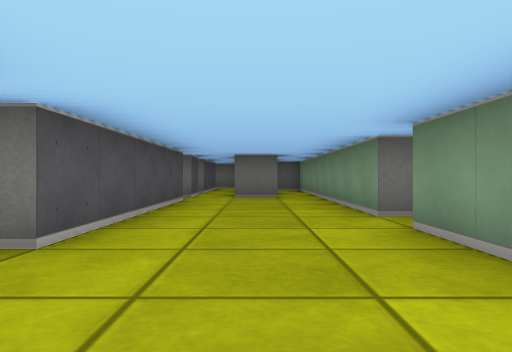
View 1 (above)

12 first-person views from a walk through a cub3D maze. The camera is about half as high as the walls, looks level and sees 70° across. The floor is counted in squares. Each view is taken from the middle of a square. On the plan, view 1 faces up. The plan holds only what a view shows up to about 9 squares ahead; the rest is blank.

View 2
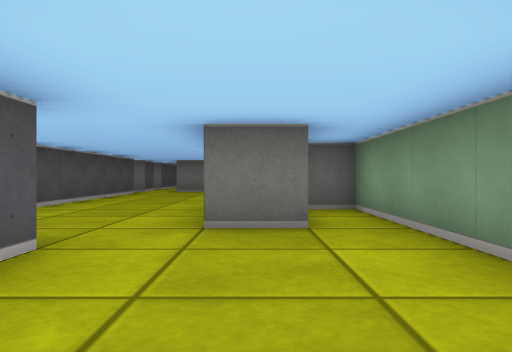

View 3
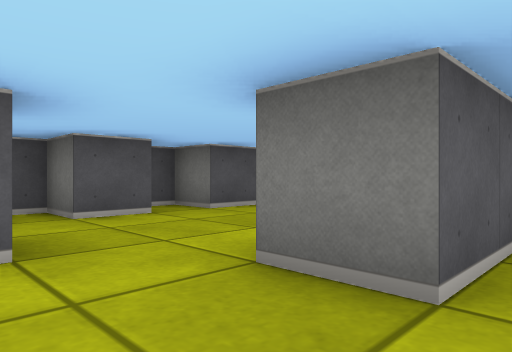

View 4
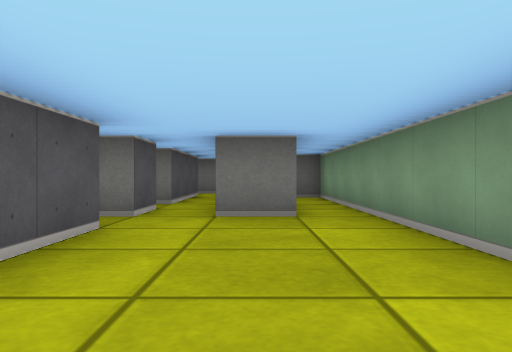

View 5
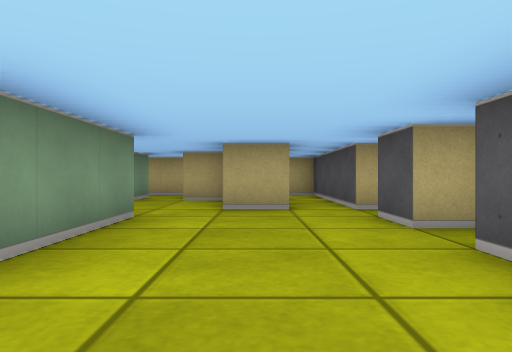

View 6
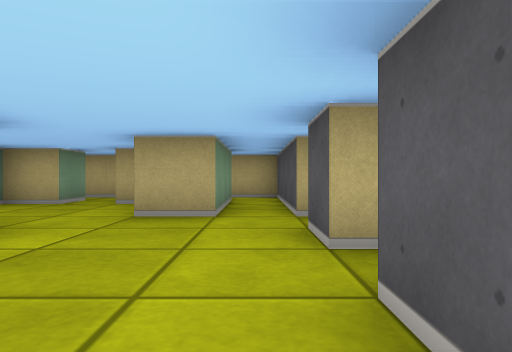

View 7
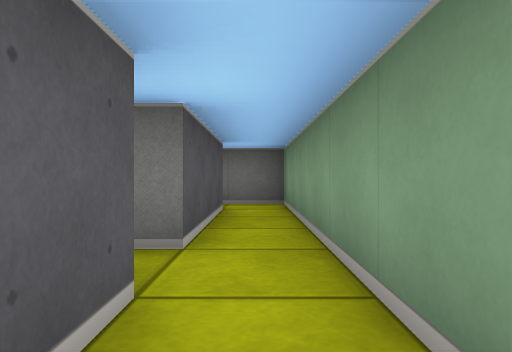

View 8
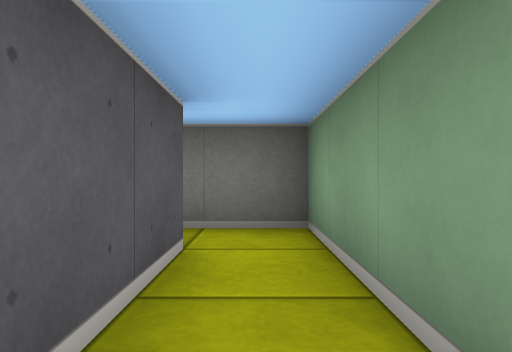

View 9
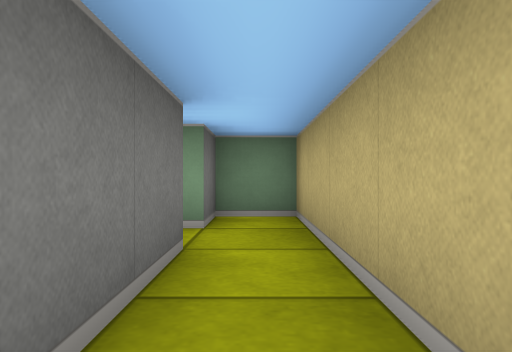

View 10
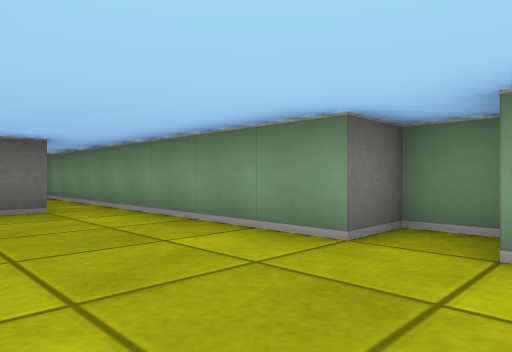

View 11
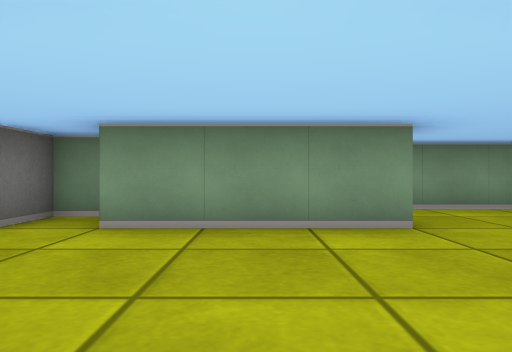

View 12
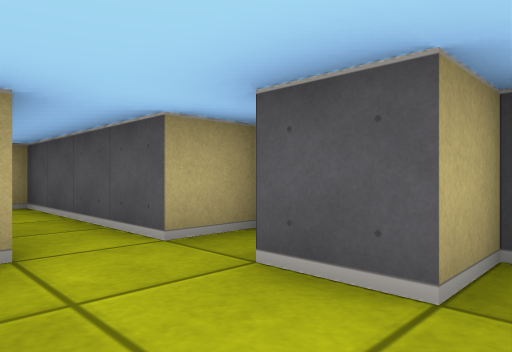

### Floor plan
Points are (right, up) in squares from view 1. A wall is a line through its corners. A room is listed if a view was taken in it or the views show most of it. See-through windows are left out.
Room 1 (views 1, 2, 3, 4, 5, 6, 7, 9, 10, 11, 12)
walls: (2.5, 3.6) (2.5, 4.5) (1.5, 4.5) (1.5, 12.5) (0.9, 12.5); (2.5, 1.9) (2.5, 0.5) (1.5, 0.5) (1.5, 3.5); (-2.5, -0.5) (-1.5, -0.5) (-1.5, -4.5) (1.5, -4.5); (-1.5, 7.5) (-1.5, 2.5) (-2.5, 2.5) (-2.5, 1.5) (-1.5, 1.5) (-1.5, 0.5) (-2.5, 0.5) (-2.5, 0); (0.5, 8.5) (-0.5, 8.5) (-0.5, 9.5); (0.6, -2.5) (1.5, -2.5); (-1.5, 9.5) (-1.5, 8.5) (-2, 8.5); (1.5, -3.5) (-0.5, -3.5) (-0.5, -0.5) (0.5, -0.5) (0.5, -0.9); (2.5, -3.5) (2.5, -2.5) (3.5, -2.5) (3.5, 2.5) (2.8, 2.5)
ways out: opening at (-1, 10) to room 2; opening at (0.5, -4) to room 3; opening at (2, -3) to room 3
Room 2 (view 8)
walls: (-1.5, 13.5) (-1.5, 10.5); (-0.5, 9.5) (-0.5, 14.5) (-1.8, 14.5)
ways out: opening at (-1, 10) to room 1
Room 3 (no view inside)
walls: (1.5, -4.5) (3.5, -4.5) (3.5, -3.5) (2.5, -3.5)
ways out: opening at (0.5, -4) to room 1; opening at (2, -3) to room 1

Positions as (right, up) in squares from view 1, and headings:
1: (0, 0), facing up
2: (2, -3), facing up
3: (3, -1), facing up-left
4: (0, 4), facing up
5: (0, 5), facing down
6: (-1, 4), facing down
7: (-1, 8), facing up
8: (-1, 11), facing up
9: (-1, -4), facing right
10: (-1, 3), facing up-right
11: (-2, 2), facing right
12: (0, 2), facing down-left
